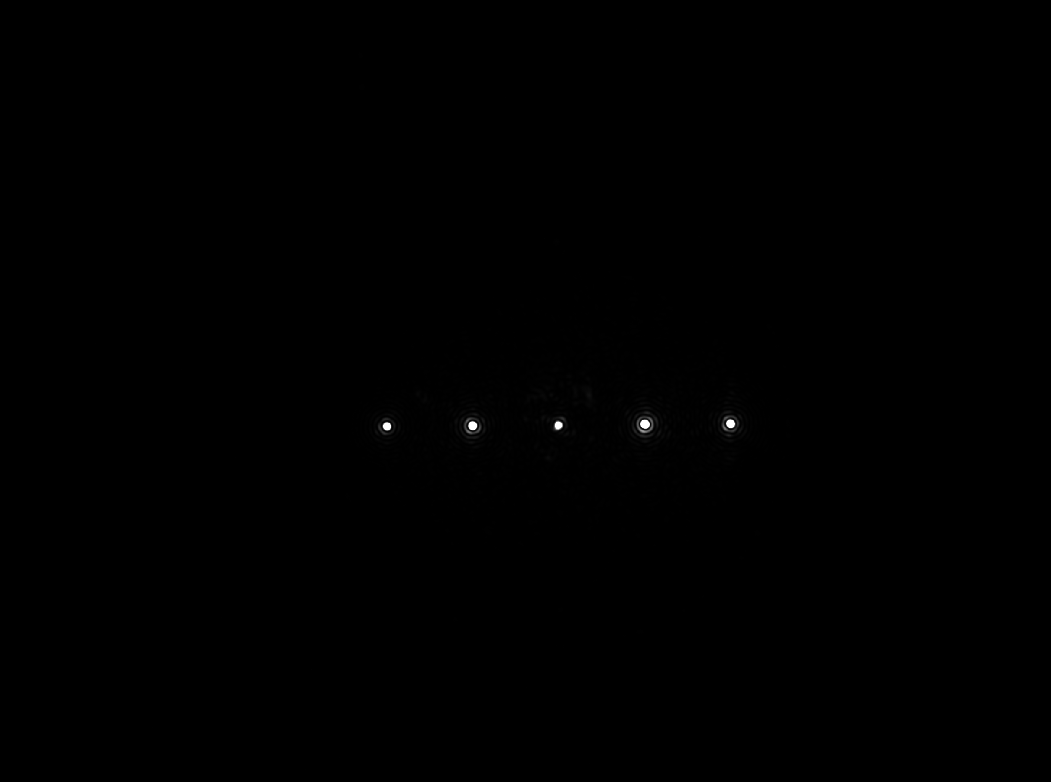
#> input picture xm17.tif, 1051 x 782 px
$ python diffraction_efficiency.py
#> lines starting #> are read from the running program, lines starting #| are printed output that depends on the picture
import numpy as np
import matplotlib.pyplot as plt
from matplotlib.patches import Rectangle
import cv2
from skimage.feature import peak_local_max
import scipy.ndimage as ndi


image_path = r"xm17.tif"

img = cv2.imread(image_path)
#> img is the input picture: shape (782, 1051, 3); min 0, max 255, mean 0.2

x_start = 300
x_stop = 500
y_start = 250
y_stop = 850

roi_length = 20

def get_diffraction_efficiency(img, x_start, x_stop, y_start, y_stop, roi_length):

#> called with x_start = 300, x_stop = 500, y_start = 250, y_stop = 850, roi_length = 20
    img_matrix = cv2.cvtColor(img, cv2.COLOR_BGR2GRAY)[x_start:x_stop, y_start:y_stop]
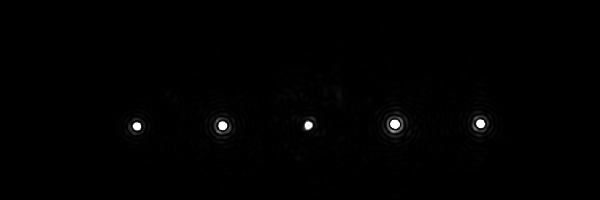
#> img_matrix: shape (200, 600); min 0, max 255, mean 1.4
    plt.imshow(img_matrix, cmap='viridis')

    maxima = peak_local_max(img_matrix, min_distance=50)
#> maxima = [[120, 392], [120, 478], [122, 220], [122, 306], [123, 135]]
    maxima = maxima[np.argsort(maxima[:, 1])]
#> maxima = [[123, 135], [122, 220], [122, 306], [120, 392], [120, 478]]

    print(maxima)
#| [[123 135]
#|  [122 220]
#|  [122 306]
#|  [120 392]
#|  [120 478]]

    y0, x0 = maxima[0]
#> y0 = 123; x0 = 135
    y1, x1 = maxima[-1]
#> y1 = 120; x1 = 478

    print(x0, y0)
#| 135 123
    print(x1, y1)
#| 478 120

    plt.plot([x0, x1], [y0, y1], 'b-', linewidth=.3)

    intensities = np.array([])
    for maximum in maxima:
        roi_x_start = maximum[1]-roi_length
        roi_x_stop = maximum[1]+roi_length
        roi_y_start = maximum[0]-roi_length
        roi_y_stop = maximum[0]+roi_length
        plt.gca().add_patch(
            Rectangle((roi_x_start, roi_y_start), 2 * roi_length, 2 * roi_length, linewidth=1, edgecolor='r',
                      facecolor='none'))

        order_intensity = np.sum(img_matrix[roi_y_start:roi_y_stop, roi_x_start:roi_x_stop])
        intensities = np.append(intensities, order_intensity)
#> this loop made 5 passes
#> (maximum, roi_x_start, roi_x_stop, roi_y_start, roi_y_stop, order_intensity, intensities) on passes 1 to 5: ([123, 135], 115, 155, 103, 143, 20981, [20981]), ([122, 220], 200, 240, 102, 142, 29960, [20981, 29960]), ([122, 306], 286, 326, 102, 142, 19263, [20981, 29960, 19263]), ([120, 392], 372, 412, 100, 140, 37241, [20981, 29960, 19263, 37241]), ([120, 478], 458, 498, 100, 140, 28193, [20981, 29960, 19263, 37241, 28193])

    plt.plot(maxima[:, 1], maxima[:, 0], 'r.')
    plt.show()
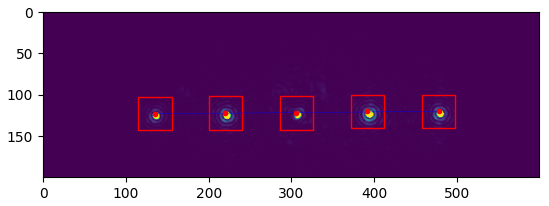
#> figure drawn by matplotlib, 1 panel
    plt.close()

    normalized_intensities = intensities / np.sum(intensities)
#> normalized_intensities = [0.155, 0.221, 0.142, 0.275, 0.208]
    max_order = int(np.floor(len(intensities)/2))
#> max_order = 2
    bar_x = np.arange(-max_order, max_order+1, 1)
#> bar_x = [-2, -1, 0, 1, 2]

    plt.bar(bar_x, normalized_intensities)
    plt.show()
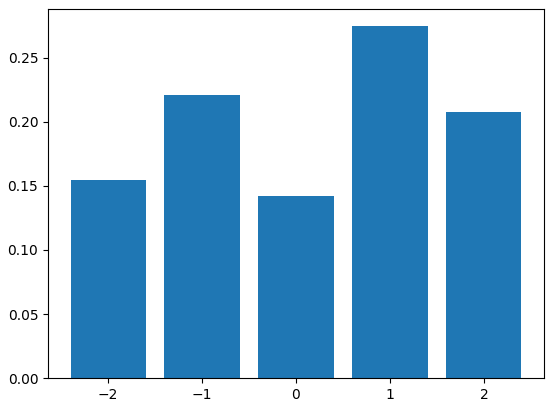
#> figure drawn by matplotlib, 1 panel; tallest bar 0.275 high, from x = 0.6 to 1.4
    plt.close()

    y0, x0 = maxima[0]
    y1, x1 = maxima[-1]
    num = 1000
    x, y = np.linspace(x0, x1, num), np.linspace(y0, y1, num)
#> x = 1000 values from 135 to 478
    zi = ndi.map_coordinates(img_matrix, np.vstack((y,x)))
#> zi = 1000 values, max 255 at index 0, min 0 at index 33, mean 22.73

    plt.plot(zi)
    plt.show()
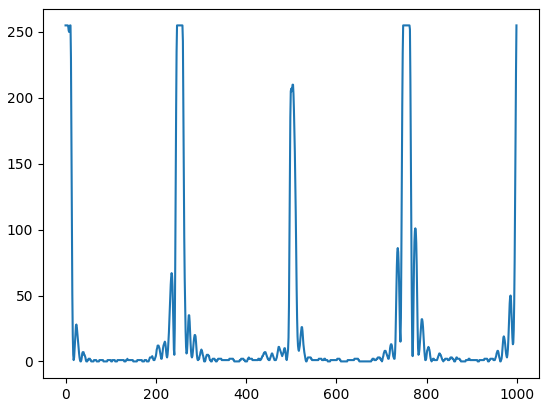
#> figure drawn by matplotlib, 1 panel; curve peaks at x = 0, y = 255
    plt.close()


get_diffraction_efficiency(img, x_start, x_stop, y_start, y_stop, roi_length)
